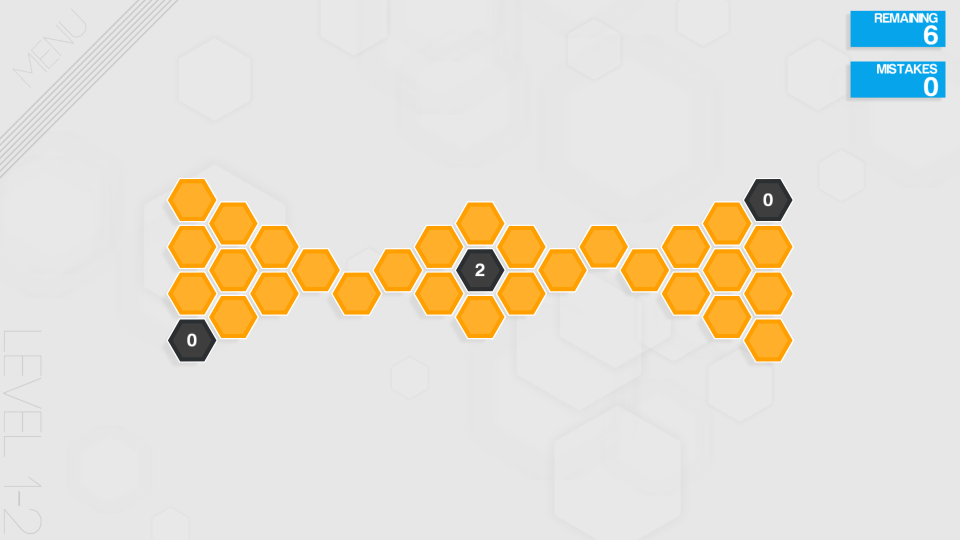
#> input picture test/Inf_1-2.png, 1920 x 1080 px (shown at 1/2 size); its folder holds only this picture in this run
$ python -i image.py   (imports and definitions only)
#> lines starting #> are read from the running program, lines starting #| are printed output that depends on the picture
### hexcells_hints/cell.py
class Cell:
    def __init__(self, revealed, blue, label):
        self.revealed = revealed
        self.blue = blue
        self.label = label

    # [10 lines left out: function __eq__, not called in this run]

    def __ne__(self, other):
        return not (self == other)

    def __repr__(self):
        return 'Cell{}'.format(repr((self.revealed, self.blue, self.label)))

    def __str__(self):
        return repr(self)

### hexcells_hints/util.py
from collections.abc import MutableMapping


class SloppyDict(MutableMapping):
    def __init__(self, range, data):
        self.range = range
        self.data = data

    def __getitem__(self, key):
        for n in range(key - self.range, key + self.range + 1):
            if n in self.data:
                return self.data[n]
        return self.data[key]

    def __setitem__(self, key, value):
        for n in range(key - self.range, key + self.range + 1):
            if n in self.data:
                self.data[n] = value
        self.data[key] = value

    # [5 lines left out: function __delitem__, not called in this run]

    def __iter__(self):
        return self.data.__iter__()

    def __len__(self):
        return self.data.__len__()

    def keys(self):
        return self.data.keys()

### hexcells_hints/image.py
from PIL import Image, ImageFilter, ImageOps, ImageStat
from .cell import Cell
from .util import SloppyDict
from collections import defaultdict
import pytesseract
import platform


if platform.system() == 'Windows':
    pytesseract.pytesseract.tesseract_cmd = r'C:\Program Files (x86)\Tesseract-OCR\tesseract'
    tessdata_dir_config = r'--tessdata-dir "C:\Program Files (x86)\Tesseract-OCR\tessdata"'
else:
    tessdata_dir_config = ''


def hex_box(x, y, edge_len, buffer=5):
    return (round(x - edge_len / 2 - buffer / 2),
            round(y - buffer / 2),
            round(x + (3 / 2 * edge_len) + buffer / 2),
            round(y + (edge_len * (3 ** 0.5)) + buffer / 2))


def get_hex_edge(edges, threshold=60):
    for sum in range(260, edges.height + edges.width - 10):
        for y in range(5, sum - 5):
            x = sum - y
            if x > edges.width - 5 or y > edges.height - 5:
                continue
            if edges.getpixel((x, y)) > threshold:
                print('EDGE:', (x, y))
                start_x = x
                end_x = x + 1
                while end_x < edges.width and edges.getpixel((end_x, y)) > threshold:
                    end_x += 1
                if end_x - start_x > 10:
                    return round((end_x - start_x) / 8) * 8


k = 0


def get_hex_label(hex):
    # hex = hex.resize((3 * hex.width, 3 * hex.height), Image.BICUBIC)
    global k
    # hex.save('hex_' + str(k) + '.png')
    k += 1
    result = pytesseract.image_to_string(hex, lang='eng', config='--psm 8 ' + tessdata_dir_config)
    result = result.upper().replace('O', '0').replace('T', '1').replace('S', '5')
    result = result.strip(" ,'\u2018\u2019")
    # I still don't understand where this came from.
    result = result.lstrip('Y')
    if len(result) < 1:
        pass
    elif result[0] == '{':
        result = result[:2] + '}'
    elif result[-1] == '}':
        result = '{' + result[-2:]
    elif result[0] == '-':
        result = result[:2] + '-'
    elif result[-1] == '-':
        result = '-' + result[-2:]
    return result


def parse_hex(hex):
    bbox = hex.getbbox()
    bbox = (bbox[0] + 24, bbox[1] + 20, bbox[2] - 30, bbox[3] - 25)
    hex_body = hex.crop(bbox)
    median = ImageStat.Stat(hex_body).median
    if median[0] > 200 and 150 < median[1] < 200 and median[2] < 100:
        return Cell(False, None, None)
    if median[0] < 50 and 150 < median[1] < 200 and median[2] > 200:
        return Cell(True, True, '')
    if median[0] < 100 and median[1] < 100 and median[2] < 100:
        return Cell(True, False, get_hex_label(hex_body))
    if median[0] > 200 and median[1] > 200 and median[2] > 200:
        return None
    print('Unknown color:', median)
    Image.new('RGB', (100, 100), tuple(median)).show()
    hex.show()
    return median


def nuke_scoreboard(im):
    nothing = Image.new('L', (250, 220), 0)
    im.paste(nothing, (im.width - nothing.width, 0))


def load_image(path):
#> called with path = '../test/Inf_1-2.png'
    im = Image.open(path)
#> im is the input picture: PIL image 1920x1080 RGB; mean R, G, B 228.9, 223.6, 212.6
    orig = im.copy()
    im = im.rotate(45, expand=True)
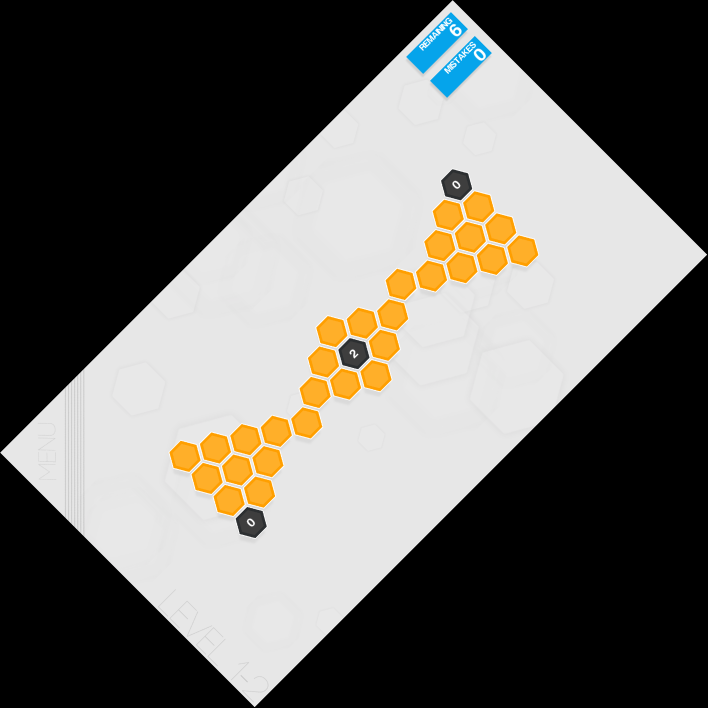
#> im: PIL image 2122x2122 RGB (shown at 1/3 size); mean R, G, B 105.4, 102.9, 97.9
    bbox = im.getbbox()
#> bbox = (1, 1, 2121, 2121)
    bbox = (bbox[0] + 256, bbox[1], bbox[2], bbox[3])
#> bbox = (257, 1, 2121, 2121)
    im = im.crop(bbox)
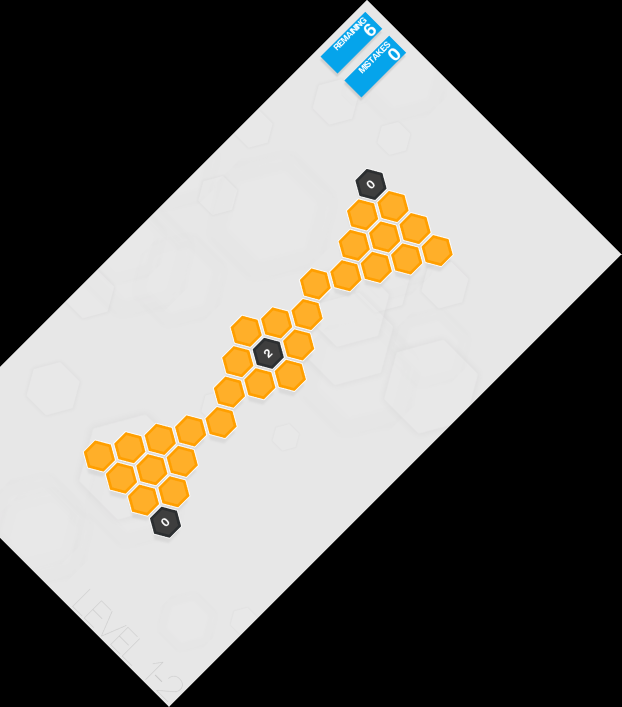
#> im: PIL image 1864x2120 RGB (shown at 1/3 size); mean R, G, B 116.3, 113.5, 107.8
    im = im.rotate(-45)
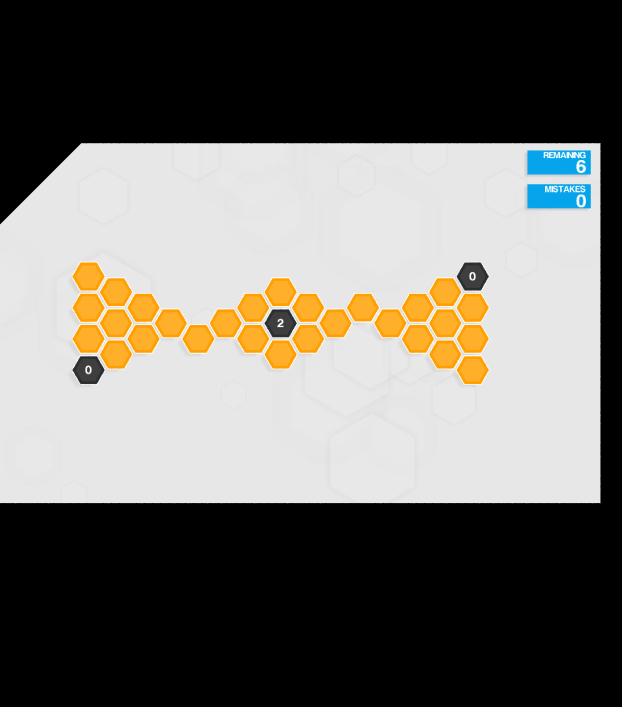
#> im: PIL image 1864x2120 RGB (shown at 1/3 size); mean R, G, B 110.9, 108.2, 102.4
    im = im.crop(im.getbbox())
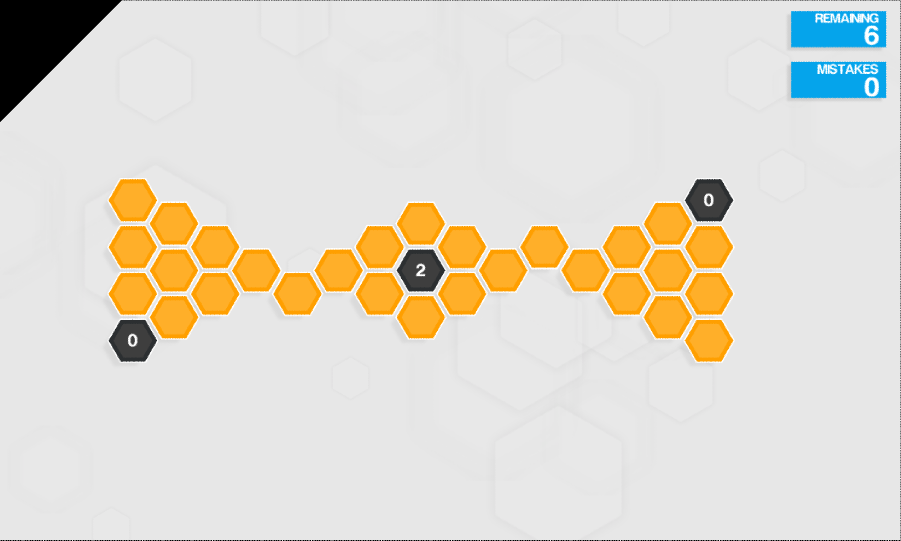
#> im: PIL image 1802x1081 RGB (shown at 1/2 size); mean R, G, B 225, 219.4, 207.8
    edges = im.filter(ImageFilter.FIND_EDGES)
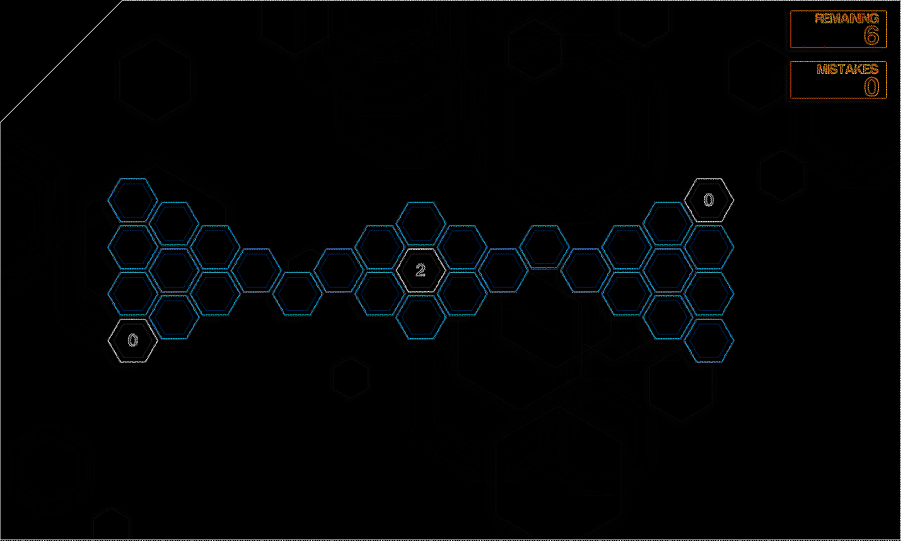
#> edges: PIL image 1802x1081 RGB (shown at 1/2 size); mean R, G, B 2.3, 3.3, 3.8
    nuke_scoreboard(edges)
#> in nuke_scoreboard, `nothing = Image.new('L', (250, 220), 0)`: nothing: PIL image 250x220 L; every value is 0
    edges = ImageOps.grayscale(edges).filter(ImageFilter.MedianFilter()).filter(ImageFilter.EDGE_ENHANCE)
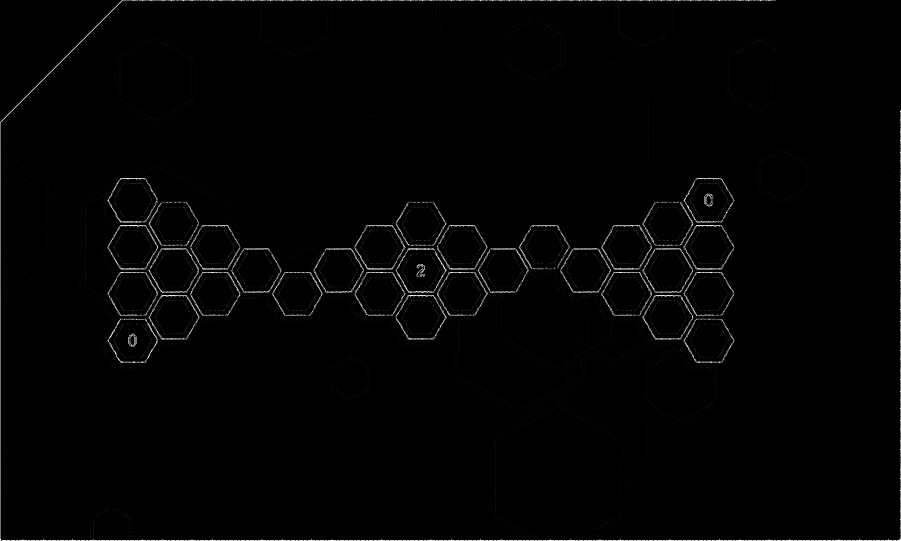
#> edges: PIL image 1802x1081 L (shown at 1/2 size); min 0, max 255, mean 2.8
    # edges.show()
    hex_edge_len = get_hex_edge(edges)
#> hex_edge_len = 48
    buffer = 14
    print("Edge length:", hex_edge_len)
#| Edge length: 48
    cells_rows = SloppyDict(10, defaultdict(lambda: SloppyDict(10, {})))
    cells_cols = SloppyDict(10, defaultdict(lambda: SloppyDict(10, {})))
    # start at 5 to avoid top edge artifacts
    for sum in range(260, im.height + im.width - 10):
        for y in range(5, sum - 5):
            x = sum - y
            if x > im.width - 5 or y > im.height - 5:
                continue
            if edges.getpixel((x, y)) > 60:
                print(x, y)
                box = hex_box(x, y, hex_edge_len, buffer)
                hex = im.crop(box)
                # edges.show()
                hex_ghost = Image.new('L', (box[2] - box[0], box[3] - box[1]), 10)
                edges.paste(hex_ghost, box=box)
                # edges.show()
                cell = parse_hex(hex)
                if cell is not None:
                    cells_rows[y][x] = cell
                    cells_cols[x][y] = cell
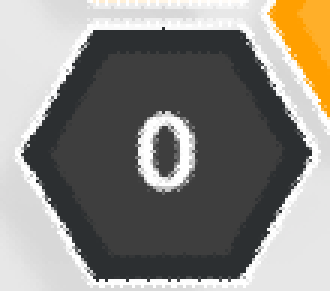
#> hex: PIL image 110x97 RGB (shown 3 times larger); mean R, G, B 137.7, 134.4, 128.4
#> hex_ghost: PIL image 110x97 L; every value is 10
    print('Rows:', len(cells_rows), sorted(cells_rows.keys()))
    print('Cols:', len(cells_cols), sorted(cells_cols.keys()))
    cells = [[None for k in cells_cols] for i in cells_rows]
    col_indices = SloppyDict(10, dict((k, i) for i, k in enumerate(sorted(cells_cols.keys()))))
    for i, y in enumerate(sorted(cells_rows.keys())):
        row = cells_rows[y]
        for x, cell in row.items():
            cells[i][col_indices[x]] = cell
    return orig, cells

#> (the run stopped early here; a loop or call above may not have finished)

$ run again, on test/Inf_2-3.png
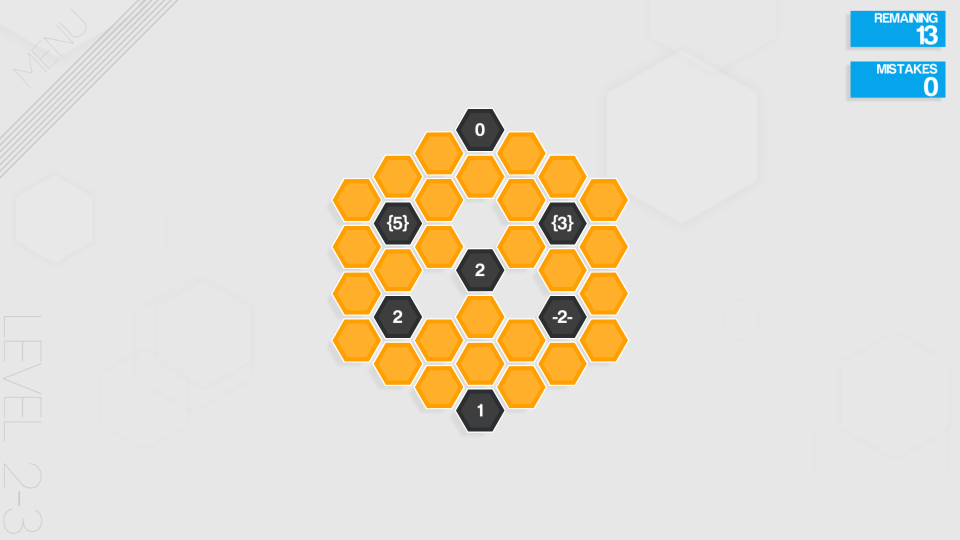
#> input picture test/Inf_2-3.png, 1920 x 1080 px (shown at 1/2 size)
#> in load_image, im is the input picture: PIL image 1920x1080 RGB; mean R, G, B 227, 221.9, 211.4
#> in load_image, `bbox = im.getbbox()`: bbox = (1, 1, 2121, 2121)
#> in load_image, `bbox = (bbox[0] + 256, bbox[1], bbox[2], bbox[3])`: bbox = (257, 1, 2121, 2121)
#> nothing: PIL image 250x220 L; every value is 0
#> in load_image, `edges = ImageOps.grayscale(edges).filter(ImageFilter.MedianFilter()).f..`:
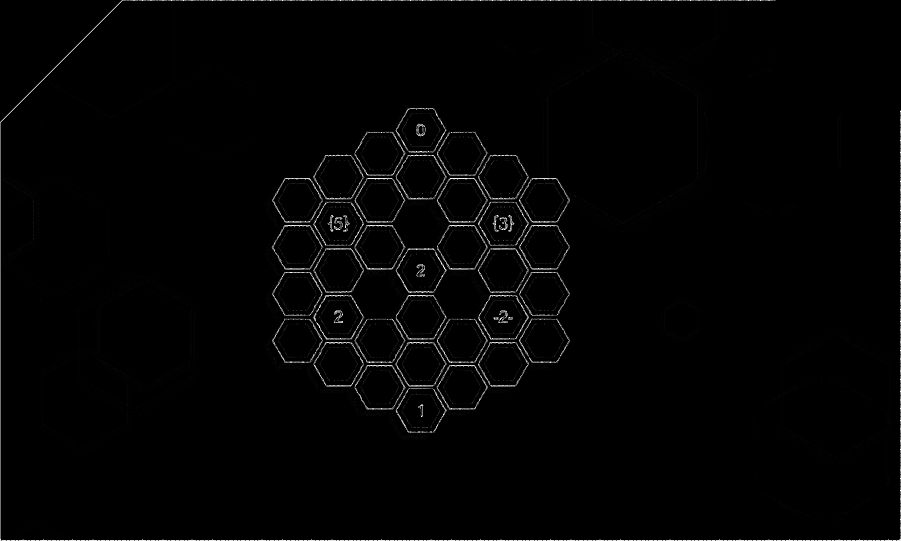
#> edges: PIL image 1802x1081 L (shown at 1/2 size); min 0, max 255, mean 3
#> hex_edge_len = 48
#| Edge length: 48
#> after the loop in load_image, `for sum in range(260, im.height + im.width - 10):`:
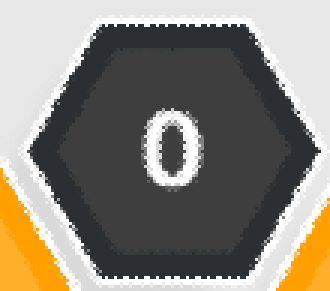
#> hex: PIL image 110x97 RGB (shown 3 times larger); mean R, G, B 138.7, 132.6, 121.8

$ run again, on test/Inf_16082017.png
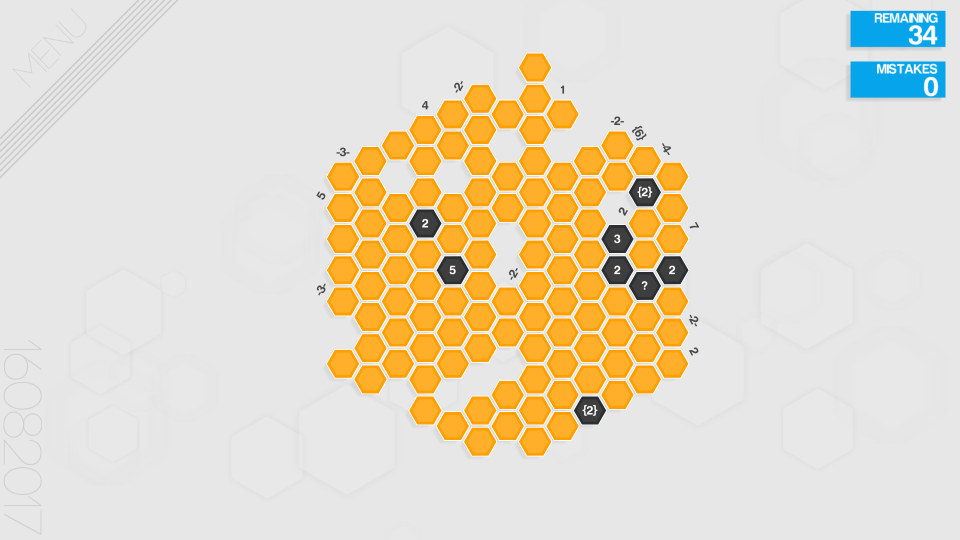
#> input picture test/Inf_16082017.png, 1920 x 1080 px (shown at 1/2 size)
#> in load_image, im is the input picture: PIL image 1920x1080 RGB; mean R, G, B 230, 220, 201.1
#> in load_image, `bbox = im.getbbox()`: bbox = (1, 1, 2121, 2121)
#> in load_image, `bbox = (bbox[0] + 256, bbox[1], bbox[2], bbox[3])`: bbox = (257, 1, 2121, 2121)
#> nothing: PIL image 250x220 L; every value is 0
#> in load_image, `edges = ImageOps.grayscale(edges).filter(ImageFilter.MedianFilter()).f..`:
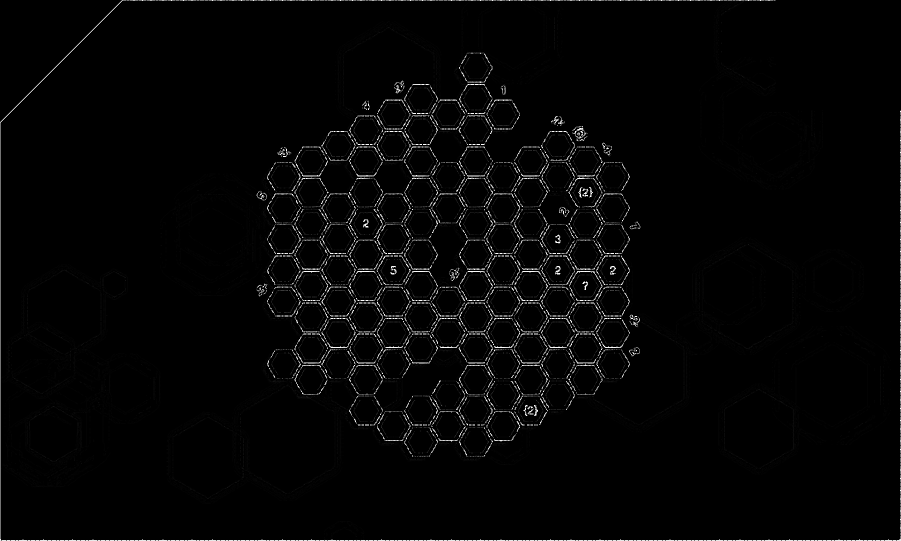
#> edges: PIL image 1802x1081 L (shown at 1/2 size); min 0, max 255, mean 4.8
#> hex_edge_len = 32
#> after the loop in load_image, `for sum in range(260, im.height + im.width - 10):`:
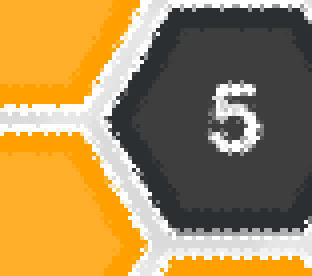
#> hex: PIL image 78x69 RGB (shown 4 times larger); mean R, G, B 167.3, 136.4, 84.3
